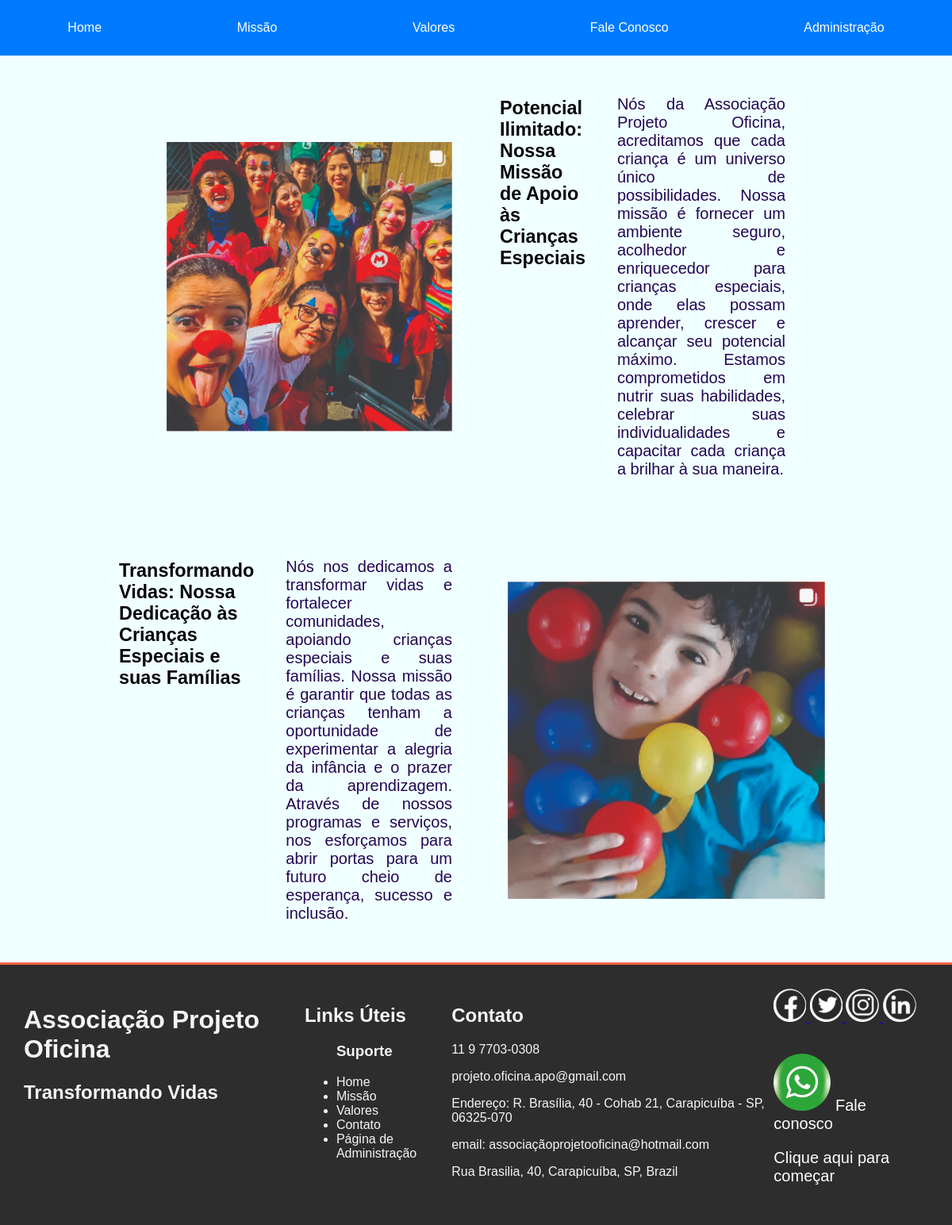
Page /siteweb/missao.html on the earlier database version.
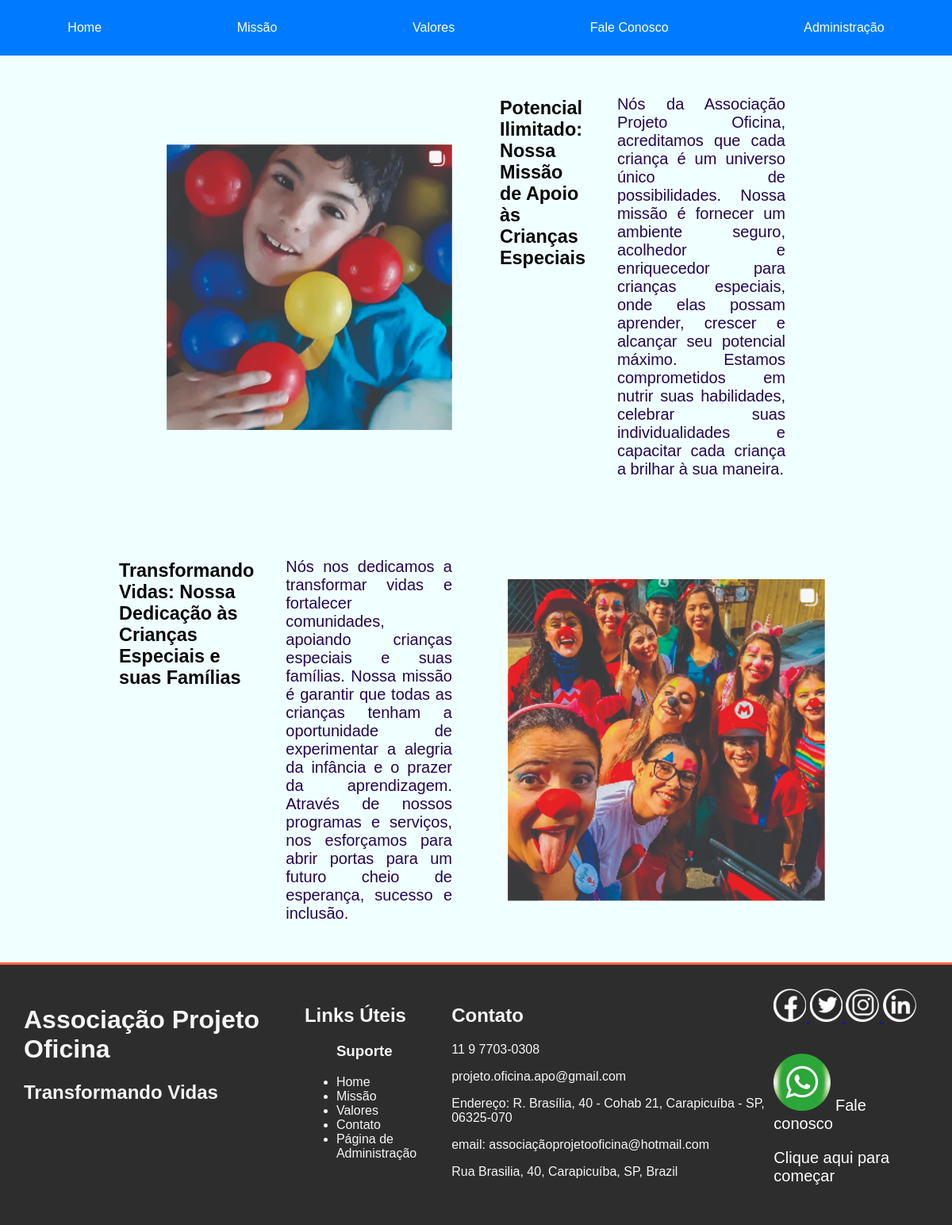
Same page on the later database version.
### siteweb/models.py (models this page shows)
class Missao(models.Model):
    titulo = models.CharField(max_length=200)
    texto = models.TextField()
    imagem = models.ImageField(upload_to='static/imagens')

### siteweb/views.py (the view)
# urls.py: path('siteweb/missao.html', views.missao, name="missao"),
def missao(request):
    missoes = Missao.objects.all()
    return render(request,'siteweb/missao.html', {'missoes': missoes} )

### siteweb/templates/siteweb/missao.html (shortened to what this page needs)
{% extends "base.html" %}
{%load static%}
{% block content %}
<main>
{% for missao in missoes %}
  <div class="row {% cycle 'left' 'right' %}">
    <div class="img-mission">
      <img src={{ missao.imagem.url }} alt="imagem da missão" style="width: 100%; max-width: 400px;">
    </div>
    <div>
      <h3 id="titulo">{{ missao.titulo }}</h3>
      <p id="texto">{{ missao.texto }}</p>
    </div>
  </div>
{% endfor %}
</main>
{% endblock content %}

Differences in the rows shown:
changed Missao "Potencial Ilimitado: Nossa Missão de Apoio às Crianças Especiais": imagem: a different picture
changed Missao "Transformando Vidas: Nossa Dedicação às Crianças Especiais e suas Famílias": imagem: a different picture
